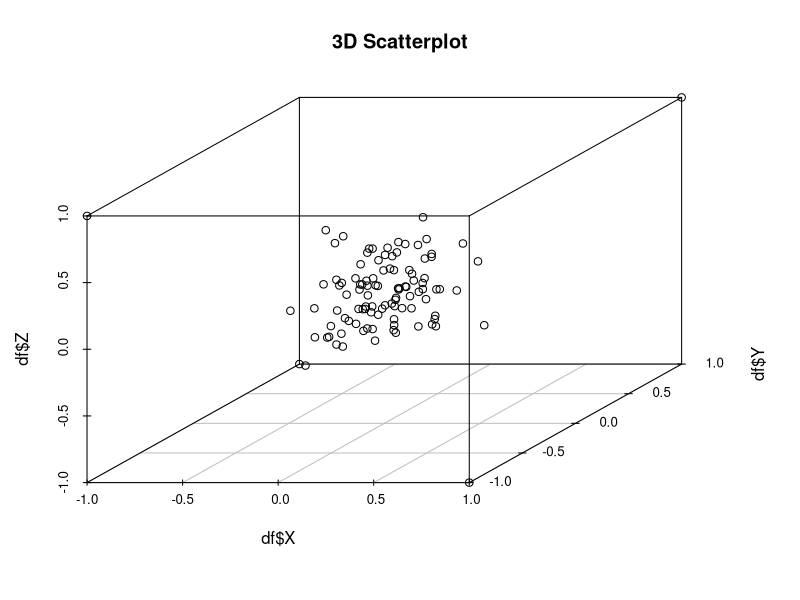
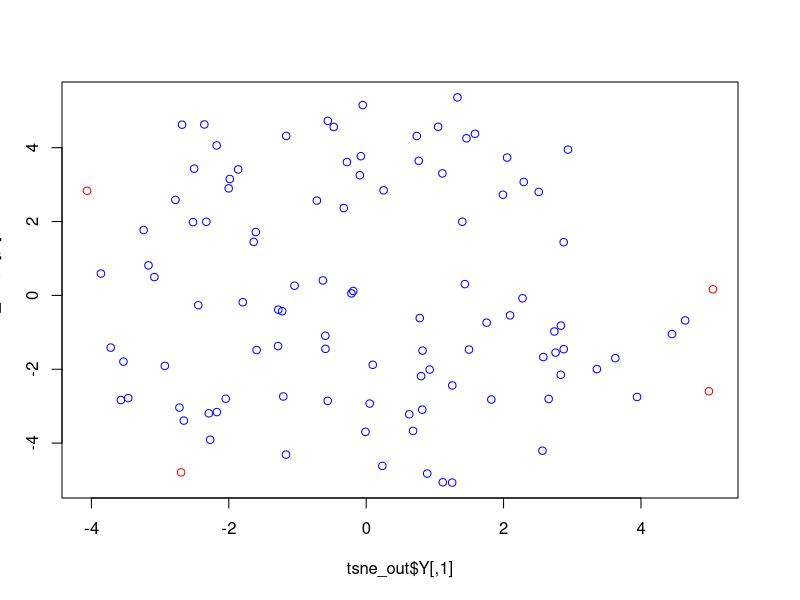
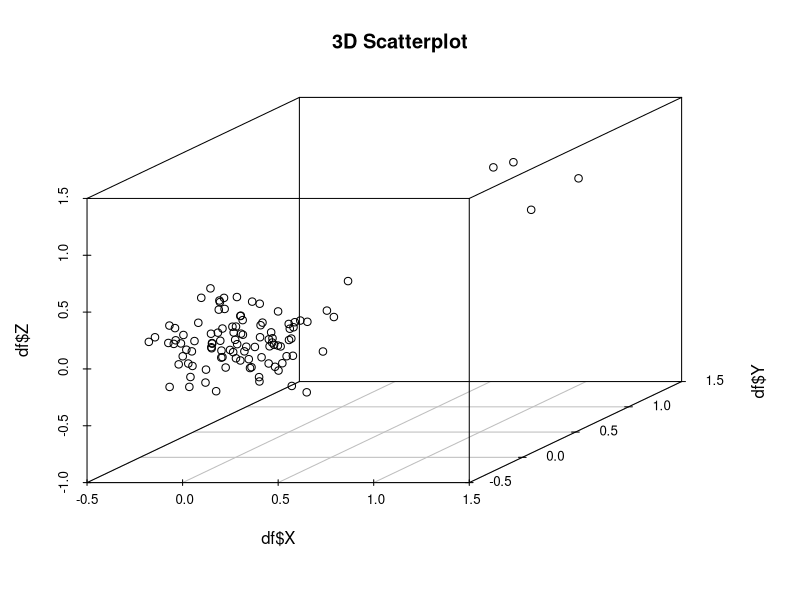
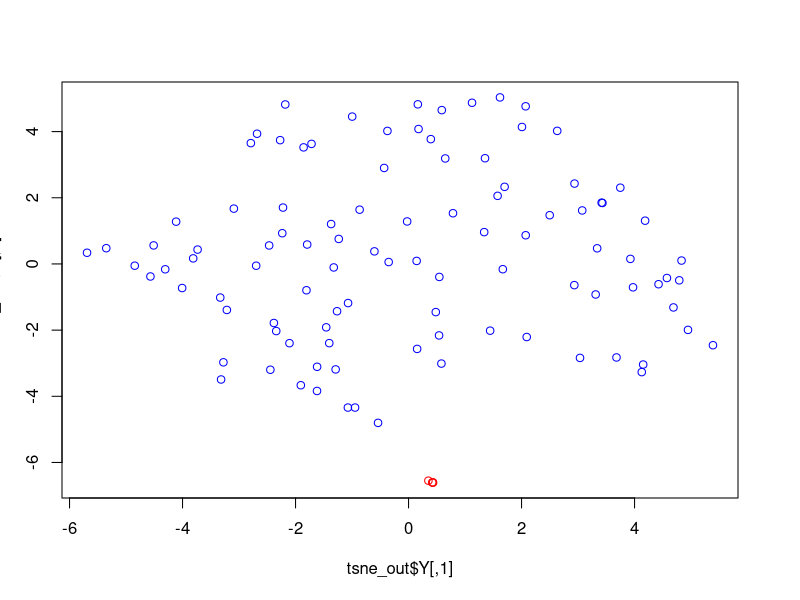
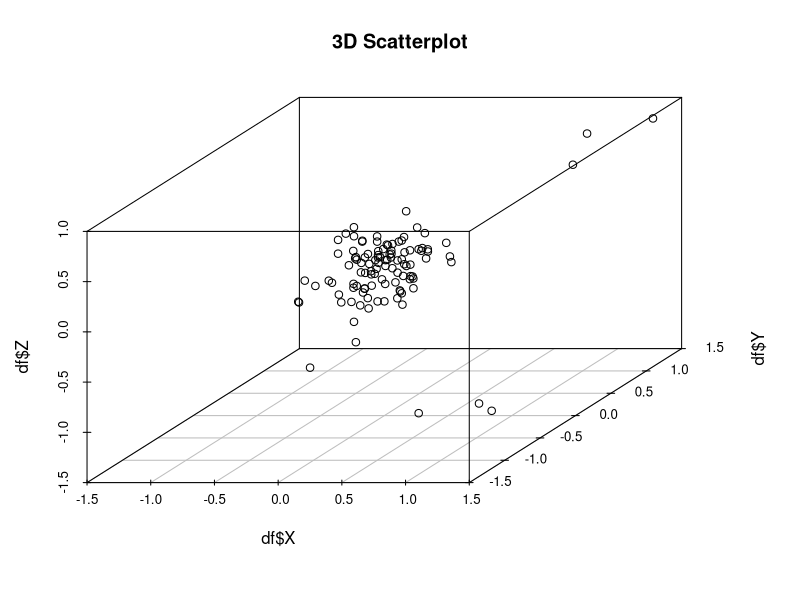
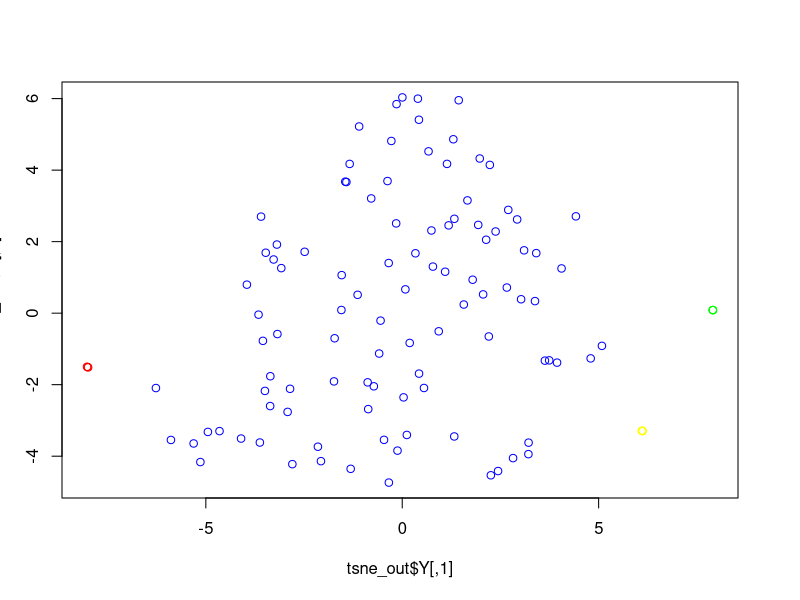
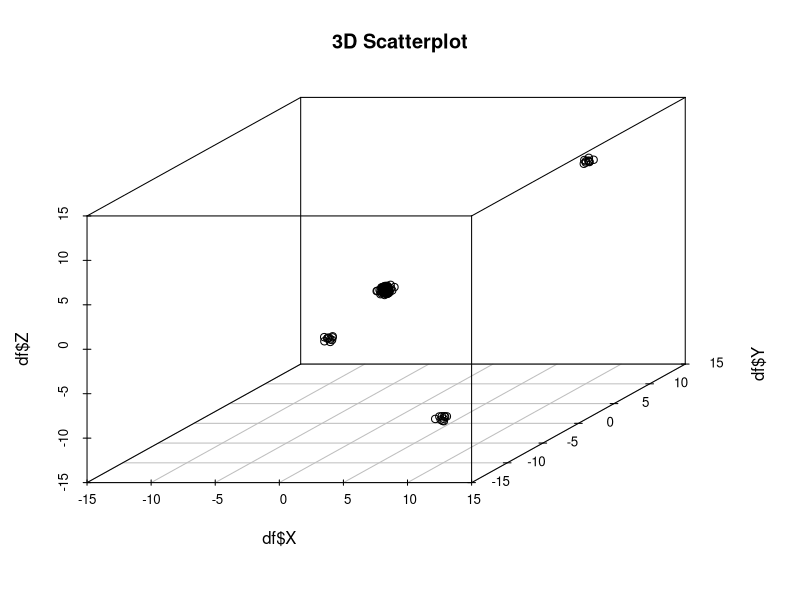
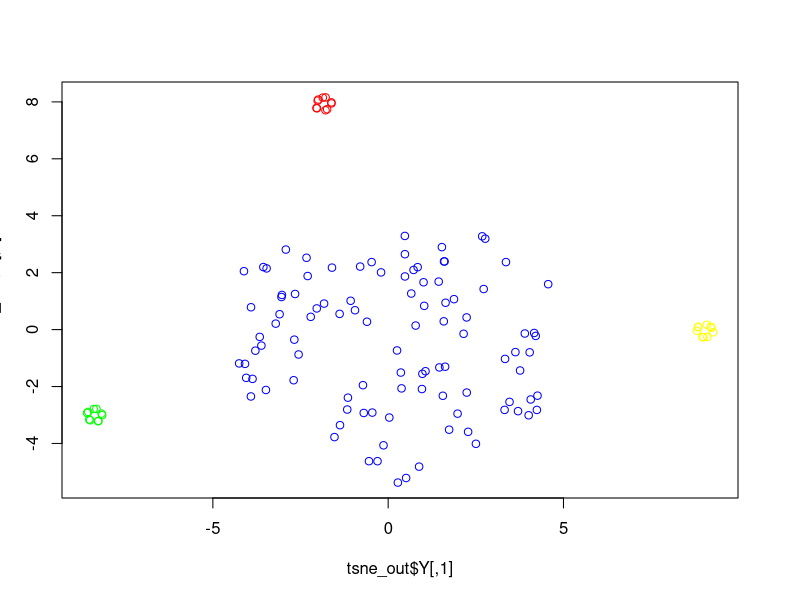

The R script that drew these images, in order: (Note: this script raises an error after producing the figures.)
## ---- chunk 1
set.seed(52)
n <- 100 # number of points
df <- data.frame( X = c(1,1,-1,-1, rnorm(n,0,0.2)),
                  Y = c(1,-1,1,-1, rnorm(n,0,0.2)),
                  Z = c(1,-1,-1,1, rnorm(n,0,0.2)))
df
dist(df)


library(scatterplot3d)
scatterplot3d(df$X, df$Y, df$Z, main="3D Scatterplot")

library(Rtsne)

ma <- as.matrix(df)
tsne_out <- Rtsne(ma) # Run TSNE
plot(tsne_out$Y,col=c("red","red","red","red", rep("blue",n)))
## ---- chunk 2
set.seed(53)
n <- 100 # number of points
m=4
df <- data.frame( X = c(rnorm(m,1,0.2), rnorm(n,0,0.2)),
                  Y = c(rnorm(m,1,0.2), rnorm(n,0,0.2)),
                  Z = c(rnorm(m,1,0.2), rnorm(n,0,0.2)))
df
dist(df)
library(scatterplot3d)
scatterplot3d(df$X, df$Y, df$Z, main="3D Scatterplot")
library(Rtsne)
ma <- as.matrix(df)
tsne_out <- Rtsne(ma) # Run TSNE
plot(tsne_out$Y,col=c(rep("red",m), rep("blue",n)))
## ---- chunk 3
set.seed(54)
n <- 100 # number of points
m=3
a=3
b=3

df <- data.frame( X = c(rnorm(a,1,0.2),rnorm(b,1,0.2),rnorm(m,-1,0.2), rnorm(n,0,0.2)),
                  Y = c(rnorm(a,1,0.2),rnorm(b,-1,0.2),rnorm(m,1,0.2), rnorm(n,0,0.2)),
                  Z = c(rnorm(a,1,0.2), rnorm(b,-1,0.2),rnorm(m,-1,0.2),rnorm(n,0,0.2)))
df
dist(df)
library(scatterplot3d)
scatterplot3d(df$X, df$Y, df$Z, main="3D Scatterplot")
library(Rtsne)
ma <- as.matrix(df)
tsne_out <- Rtsne(ma) # Run TSNE
plot(tsne_out$Y,col=c(rep("yellow",a),rep("green",b),rep("red",m), rep("blue",n)))
## ---- chunk 4
set.seed(54)
n <- 100 # number of points
m=10
a=10
b=10

df <- data.frame( X = c(rnorm(a,10,0.2),rnorm(b,10,0.2),rnorm(m,-10,0.2), rnorm(n,0,0.2)),
                  Y = c(rnorm(a,10,0.2),rnorm(b,-10,0.2),rnorm(m,10,0.2), rnorm(n,0,0.2)),
                  Z = c(rnorm(a,10,0.2), rnorm(b,-10,0.2),rnorm(m,-10,0.2),rnorm(n,0,0.2)))
df
dist(df)
library(scatterplot3d)
scatterplot3d(df$X, df$Y, df$Z, main="3D Scatterplot")
library(Rtsne)
ma <- as.matrix(df)
tsne_out <- Rtsne(ma) # Run TSNE
plot(tsne_out$Y,col=c(rep("yellow",a),rep("green",b),rep("red",m), rep("blue",n)))
## ---- chunk 5
m1 <- mapper1D(
    distance_matrix = dist(data.frame( x=2*cos(0.5*(1:100)), y=sin(1:100) )),
    filter_values = 2*cos(0.5*(1:100)),
    num_intervals = 10,
    percent_overlap = 50,
    num_bins_when_clustering = 10)
